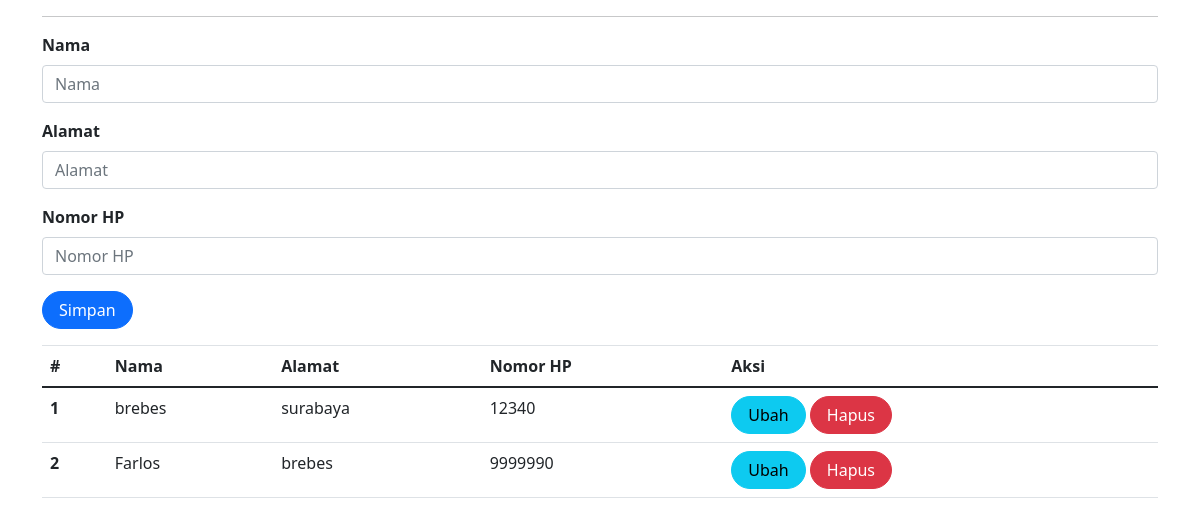
Page /pasien.php (signed in) on the committed database.
### tables this page shows
CREATE TABLE `pasien` (
  `id` int(10) UNSIGNED NOT NULL,
  `nama` varchar(255) DEFAULT NULL,
  `alamat` varchar(255) DEFAULT NULL,
  `no_hp` varchar(50) DEFAULT NULL
);

### pasien.php (the view, shortened to what this page needs)
<?php
include_once("koneksi.php");
?>
<!DOCTYPE html>
<html lang="en">
<head>
    <link rel="stylesheet" href="assets/css/bootstrap.css">
    <link href="https://cdn.jsdelivr.net/npm/bootstrap@5.0.2/dist/css/bootstrap.min.css"
    rel="stylesheet"
>
</head>
<body>
<div class="container">
    <hr>
    <form class="form row" method="POST" action="" name="myForm" onsubmit="return validate();">
        <?php
        $nama = '';
        $alamat = '';
        $no_hp = '';
        ?>
        <div class="form-group">
            <label for="inputNama" class="form-label fw-bold">
                Nama
            </label>
            <input type="text" class="form-control" name="nama" id="inputNama" placeholder="Nama" value="<?php echo $nama; ?>">
        </div>
        <div class="form-group">
            <label for="inputAlamat" class="form-label fw-bold">
                Alamat
            </label>
            <input type="text" class="form-control" name="alamat" id="inputAlamat" placeholder="Alamat" value="<?php echo $alamat; ?>">
        </div>
        <div class="form-group">
            <label for="inputNoHP" class="form-label fw-bold">
                Nomor HP
            </label>
            <input type="text" class="form-control" name="no_hp" id="inputNoHP" placeholder="Nomor HP" value="<?php echo $no_hp; ?>">
        </div>
        <div class="form-group">
            <button type="submit" class="btn btn-primary rounded-pill px-3" name="simpan">Simpan</button>
        </div>
    </form>
    <table class="table table-hover">
        <thead>
            <tr>
                <th scope="col">#</th>
                <th scope="col">Nama</th>
                <th scope="col">Alamat</th>
                <th scope="col">Nomor HP</th>
                <th scope="col">Aksi</th>
            </tr>
        </thead>
        <tbody>
            <?php
            $result = mysqli_query(
                $mysqli,"SELECT * FROM pasien"
            );
            $no = 1;
            while ($data = mysqli_fetch_array($result)) {
            ?>
                <tr>
                    <th scope="row"><?php echo $no++ ?></th>
                    <td><?php echo $data['nama'] ?></td>
                    <td><?php echo $data['alamat'] ?></td>
                    <td><?php echo $data['no_hp'] ?></td>
                    <td>
                        <a class="btn btn-info rounded-pill px-3"
                        href="pasien.php?id=<?php echo $data['id'] ?>">Ubah
                        </a>
                        <a class="btn btn-danger rounded-pill px-3"
                        href="pasien.php?id=<?php echo $data['id'] ?>&aksi=hapus">Hapus
                        </a>
                    </td>
                </tr>
            <?php
            }
            ?>
        </tbody>
    </table>
</div>
</body>
</html>

### rows in the picture
pasien: nama "brebes", alamat "surabaya", no_hp "12340"
pasien: nama "Farlos", alamat "brebes", no_hp "9999990"
